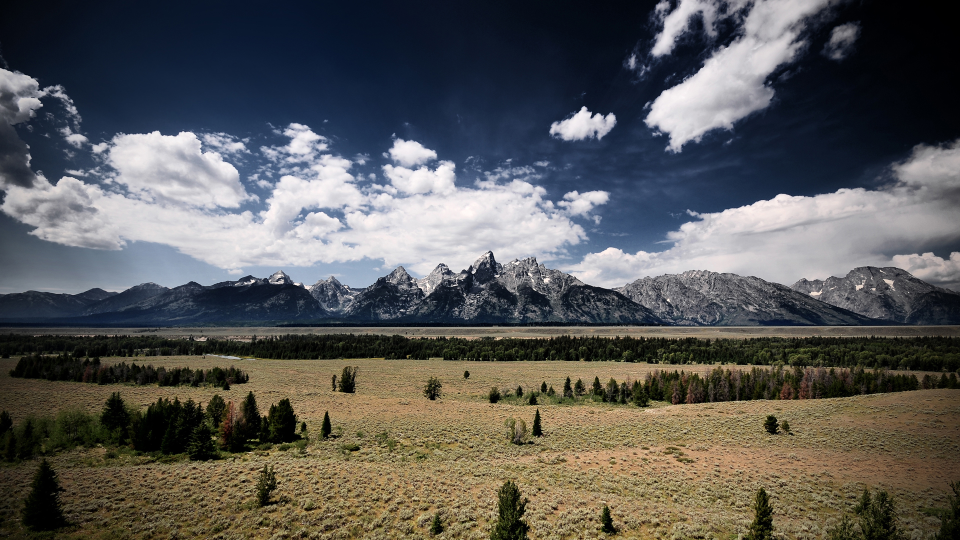
#> input picture Pencil Sketch/pk.jpg, 1920 x 1080 px (shown at 1/2 size)
$ python sketch.py
#> lines starting #> are read from the running program, lines starting #| are printed output that depends on the picture
import cv2
import numpy as np

read = cv2.imread("pk.jpg")
#> read is the input picture: shape (1080, 1920, 3); mean B, G, R 87.7, 89.2, 89.6

scale_per = 0.60

width = int(read.shape[1]*scale_per)
#> width = 1152
height = int(read.shape[0]*scale_per)
#> height = 648

dim = (width,height)
#> dim = (1152, 648)
resiz = cv2.resize(read,dim,interpolation = cv2.INTER_AREA)

kernel_sharpe = np.array([[-1,-1,-1],[-1, 9,-1],[-1,-1,-1]])
sharpened = cv2.filter2D(resiz,-1,kernel_sharpe)
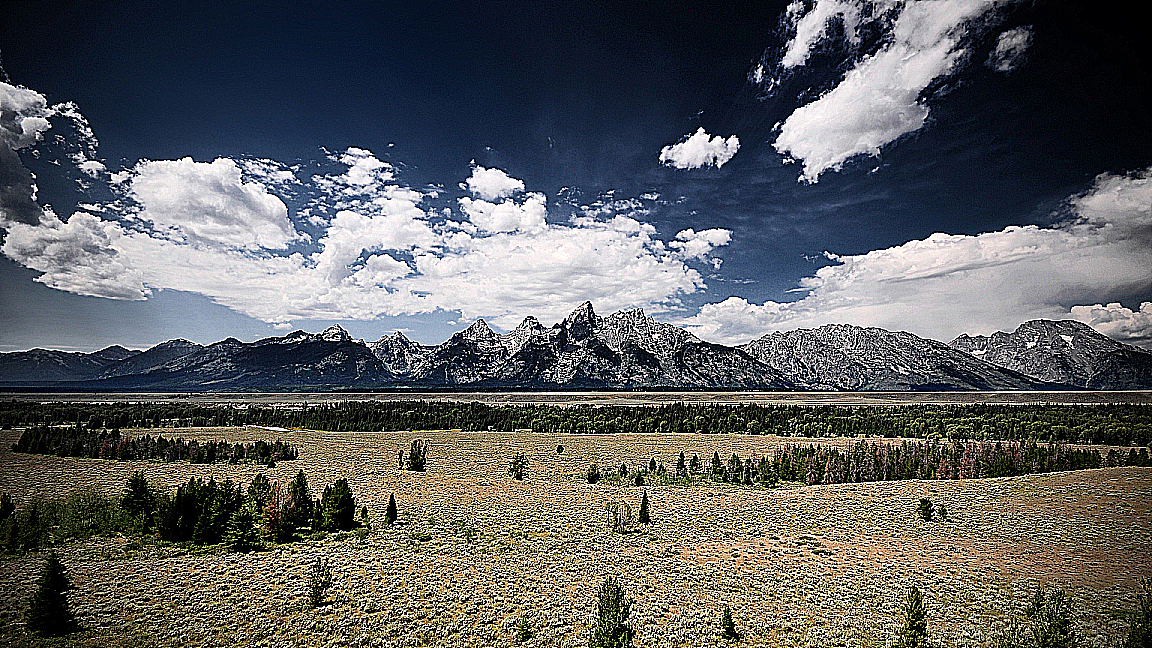
#> sharpened: shape (648, 1152, 3); mean B, G, R 95.3, 94.9, 93.7

gray_scale = cv2.cvtColor(sharpened , cv2.COLOR_BGR2GRAY)
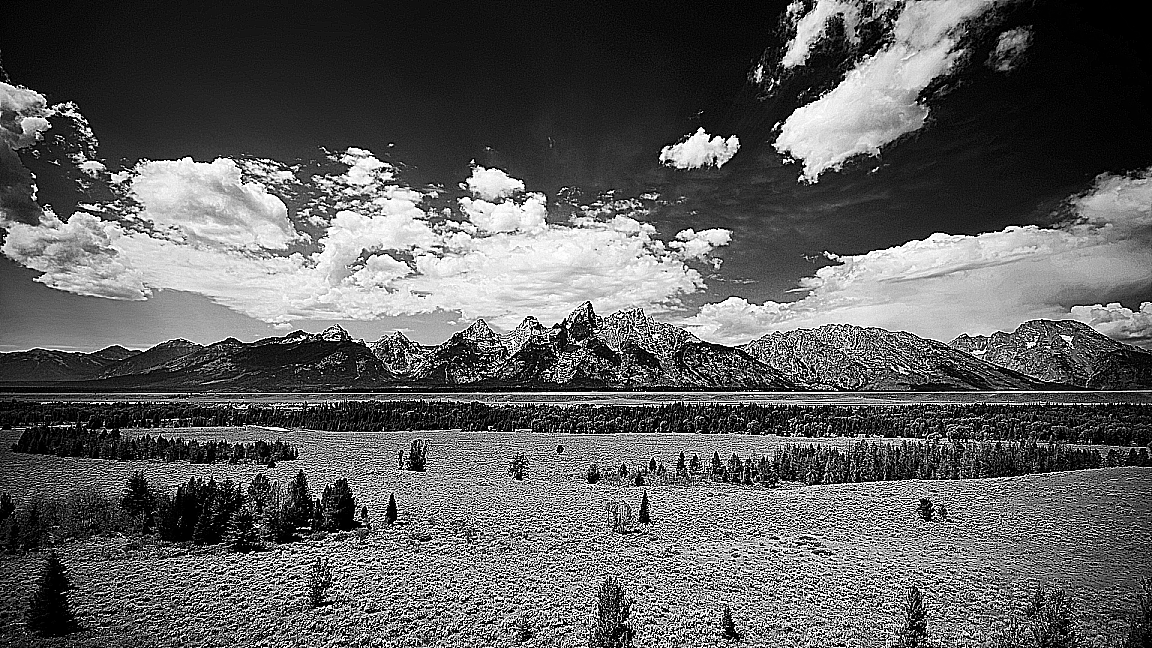
#> gray_scale: shape (648, 1152); min 0, max 255, mean 94.5
inv = 255-gray_scale
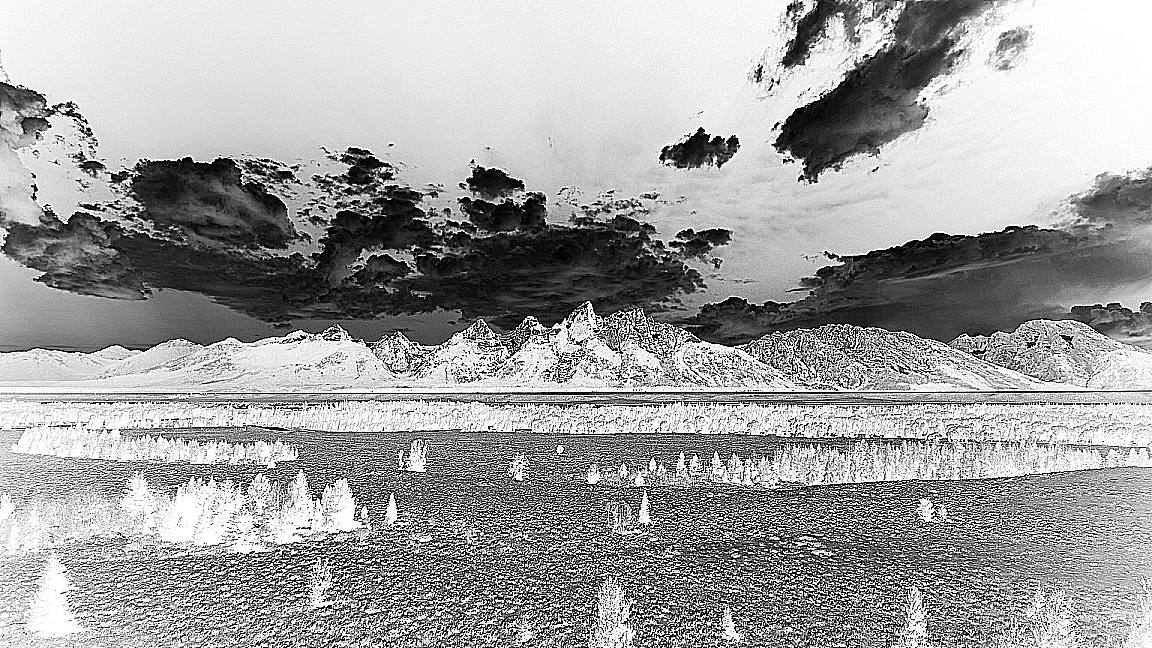
#> inv: shape (648, 1152); min 0, max 255, mean 160.5
gauss = cv2.GaussianBlur(inv,ksize=(15,15),sigmaX=0,sigmaY=0)
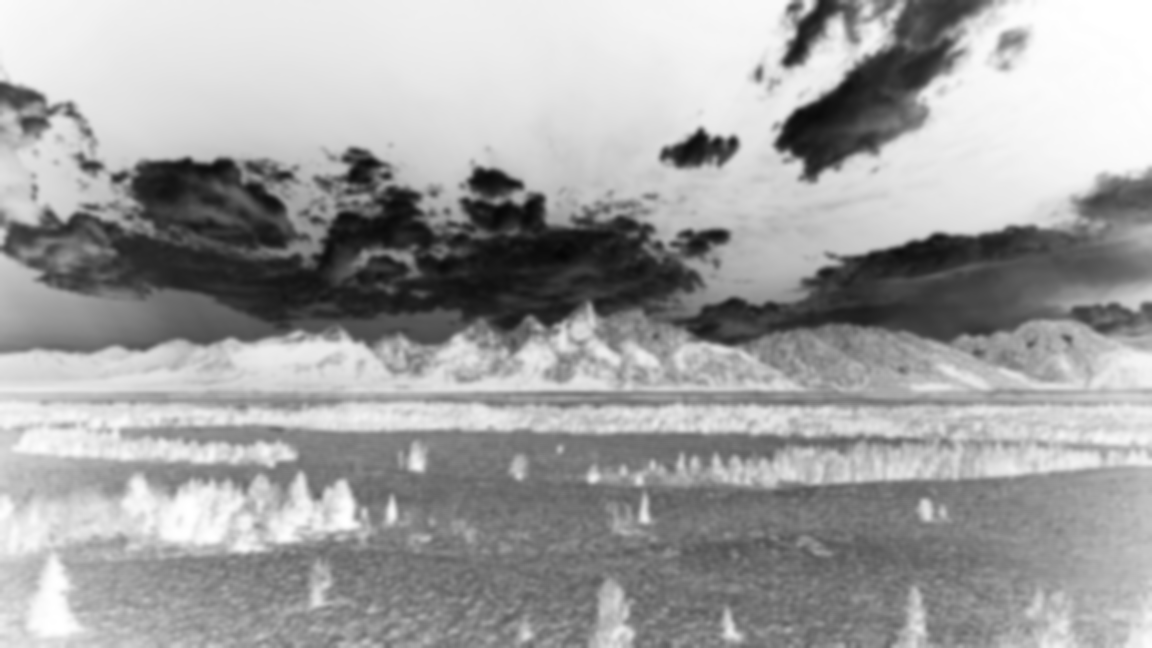
#> gauss: shape (648, 1152); min 6, max 255, mean 160.5

def dodge(image,mask):
    return cv2.divide(image,255-mask,scale=256)
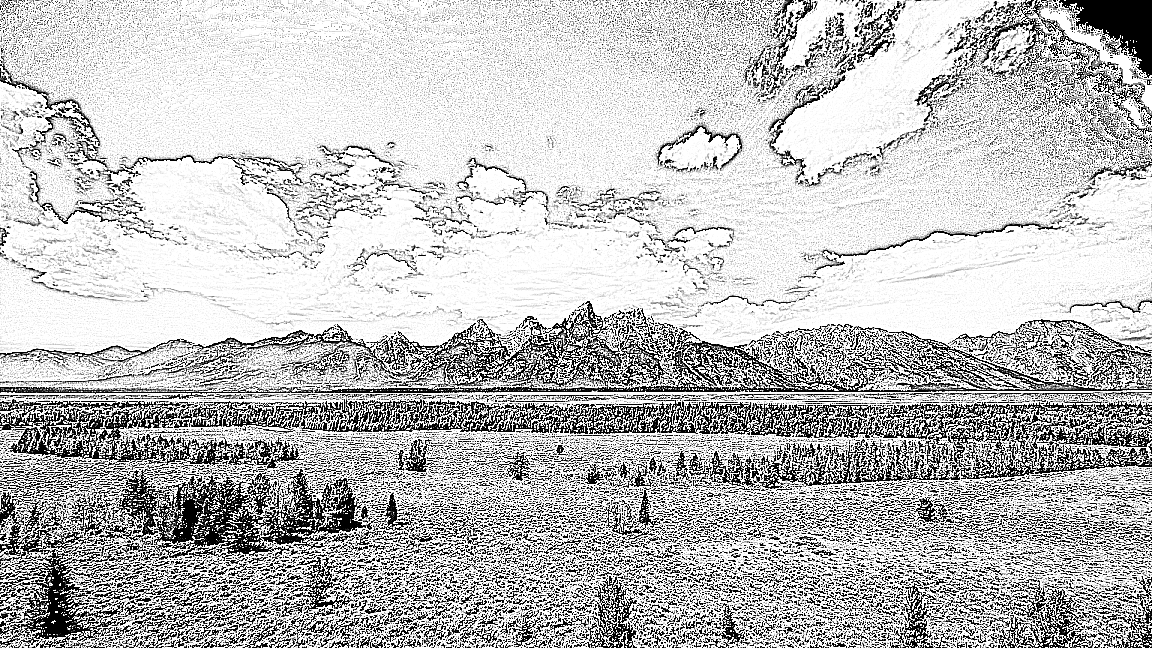
#> returned value: shape (648, 1152); min 0, max 255, mean 189.6

pencil = dodge(gray_scale,gauss)
pencil = cv2.resize(pencil,(1360,760))
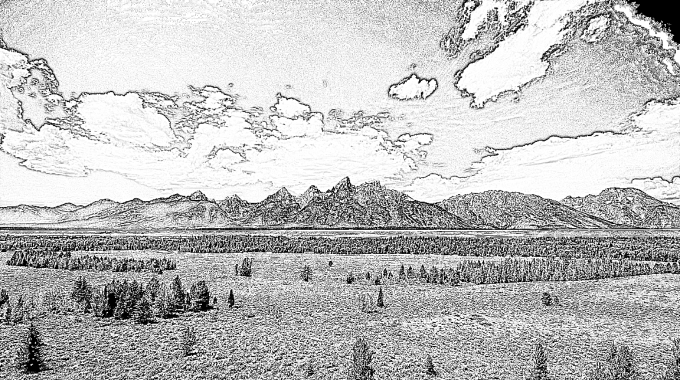
#> pencil: shape (760, 1360) (shown at 1/2 size); min 0, max 255, mean 189.5
# [5 lines of commented-out code are left out]
cv2.imshow('Final_Result',pencil)
cv2.waitKey(0)
cv2.destroyAllWindows()
